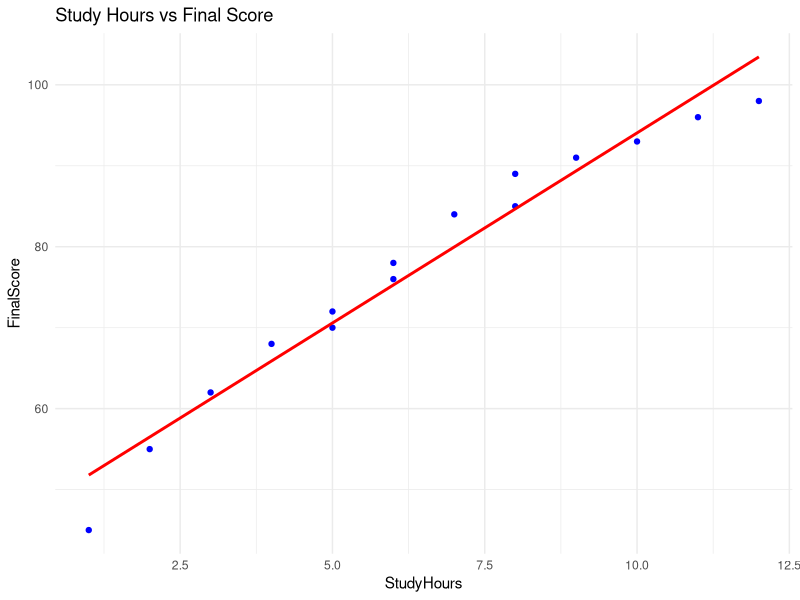
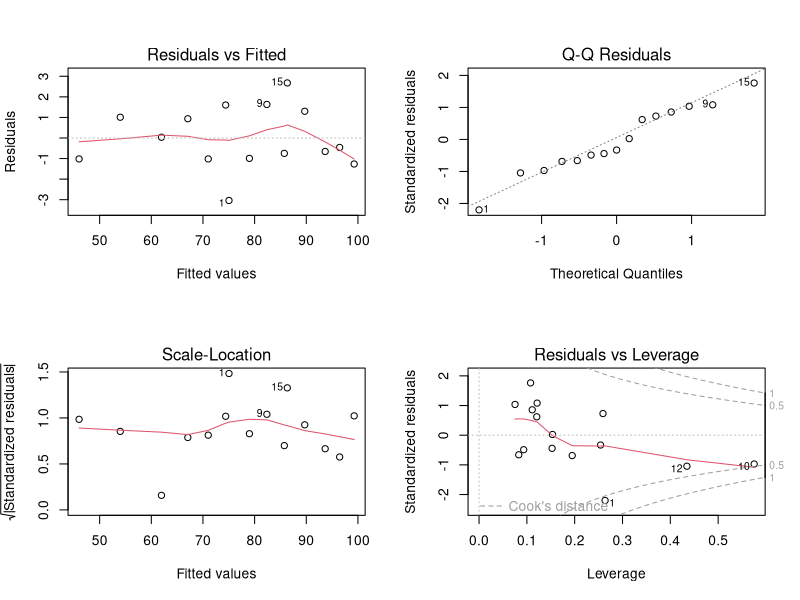

Source code (R) for these figures, in order:
# --------------------------------------------
# Educational Performance Modeling Project
# Multiple Linear Regression + ANOVA + Diagnostics
# --------------------------------------------

# Load Libraries
library(readr)
library(dplyr)
library(ggplot2)
library(car)

# Set Working Directory (adjust if needed)
setwd("C:/Users/harsh/OneDrive/Documents/educational-performance-modeling")

# --------------------------------------------
# Load Dataset
# --------------------------------------------
data <- read_csv("data/student_performance.csv")

# View structure
str(data)

# --------------------------------------------
# Full Multiple Linear Regression Model
# --------------------------------------------
model <- lm(FinalScore ~ StudyHours + AttendanceRate + ParticipationScore, data = data)

cat("\n--- Full Model Summary ---\n")
print(summary(model))

cat("\n--- ANOVA Table ---\n")
print(anova(model))

cat("\n--- VIF (Multicollinearity Check) ---\n")
print(vif(model))

# --------------------------------------------
# Correlation Matrix
# --------------------------------------------
cat("\n--- Correlation Matrix ---\n")
print(cor(data[, c("StudyHours", "AttendanceRate", "ParticipationScore")]))

# --------------------------------------------
# Reduced Model (Remove ParticipationScore)
# --------------------------------------------
model_reduced <- lm(FinalScore ~ StudyHours + AttendanceRate, data = data)

cat("\n--- Reduced Model Summary ---\n")
print(summary(model_reduced))

cat("\n--- Reduced Model VIF ---\n")
print(vif(model_reduced))

# --------------------------------------------
# Save Regression Plot
# --------------------------------------------
png("visuals/regression_plot.png", width = 800, height = 600)

ggplot(data, aes(x = StudyHours, y = FinalScore)) +
  geom_point(color = "blue") +
  geom_smooth(method = "lm", se = FALSE, color = "red") +
  ggtitle("Study Hours vs Final Score") +
  theme_minimal()

dev.off()

# --------------------------------------------
# Save Residual Diagnostics
# --------------------------------------------
png("visuals/residual_diagnostics.png", width = 800, height = 600)

par(mfrow = c(2,2))
plot(model_reduced)

dev.off()

cat("\nProject Complete.\n")